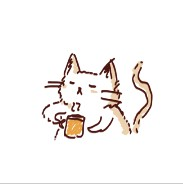
#> input picture code/python_CV/img/03.jpg, 183 x 185 px
$ python detect_img.py
#> lines starting #> are read from the running program, lines starting #| are printed output that depends on the picture; after the words box and inside, x2 and y2 are one past the last pixel; in counts of white or black regions, pixels touching at a corner belong together
import cv2 as cv
import numpy as np
import matplotlib.pyplot as plt

def stackImages(scale,imgArray):
    rows = len(imgArray)
    cols = len(imgArray[0])
    rowsAvailable = isinstance(imgArray[0], list)
    width = imgArray[0][0].shape[1]
    height = imgArray[0][0].shape[0]
    if rowsAvailable:
        for x in range ( 0, rows):
            for y in range(0, cols):
                if imgArray[x][y].shape[:2] == imgArray[0][0].shape [:2]:
                    imgArray[x][y] = cv.resize(imgArray[x][y], (0, 0), None, scale, scale)
                else:
                    imgArray[x][y] = cv.resize(imgArray[x][y], (imgArray[0][0].shape[1], imgArray[0][0].shape[0]), None, scale, scale)
                if len(imgArray[x][y].shape) == 2: imgArray[x][y]= cv.cvtColor( imgArray[x][y], cv.COLOR_GRAY2BGR)
        imageBlank = np.zeros((height, width, 3), np.uint8)
        hor = [imageBlank]*rows
        hor_con = [imageBlank]*rows
        for x in range(0, rows):
            hor[x] = np.hstack(imgArray[x])
        ver = np.vstack(hor)
    else:
        for x in range(0, rows):
            if imgArray[x].shape[:2] == imgArray[0].shape[:2]:
                imgArray[x] = cv.resize(imgArray[x], (0, 0), None, scale, scale)
            else:
                imgArray[x] = cv.resize(imgArray[x], (imgArray[0].shape[1], imgArray[0].shape[0]), None,scale, scale)
            if len(imgArray[x].shape) == 2: imgArray[x] = cv.cvtColor(imgArray[x], cv.COLOR_GRAY2BGR)
        hor= np.hstack(imgArray)
        ver = hor
    return ver

def empty(a):
    pass

def imgBGR2RGB(img):
    img = cv.cvtColor(img, cv.COLOR_BGR2RGB)
    return img


img = cv.imread("img/03.jpg")
#> img is the input picture: shape (185, 183, 3); mean B, G, R 241.7, 243.3, 246.2
img_HSV = cv.cvtColor(img, cv.COLOR_BGR2HSV)
#> img_HSV: shape (185, 183, 3); mean H, S, V 18.5, 8.8, 246.4

cv.namedWindow("example_windows")
cv.resizeWindow("example_windows", 640, 340)
cv.createTrackbar("hue_min", "example_windows", 0, 179, empty)
# cv.createTrackbar("hue_max", "example_windows", 179, 179, empty)
cv.createTrackbar("hue_max", "example_windows", 176, 179, empty)
cv.createTrackbar("sat_min", "example_windows", 0, 255, empty)
# cv.createTrackbar("sat_max", "example_windows", 255, 255, empty)
cv.createTrackbar("sat_max", "example_windows", 220, 255, empty)
# cv.createTrackbar("val_min", "example_windows", 0, 255, empty)
cv.createTrackbar("val_min", "example_windows", 89, 255, empty)
cv.createTrackbar("val_max", "example_windows", 255, 255, empty)


while(1):
    h_min = cv.getTrackbarPos("hue_min", "example_windows")
    s_min = cv.getTrackbarPos("sat_min", "example_windows")
    v_min = cv.getTrackbarPos("val_min", "example_windows")
    h_max = cv.getTrackbarPos("hue_max", "example_windows")
    s_max = cv.getTrackbarPos("sat_max", "example_windows")
    v_max = cv.getTrackbarPos("val_max", "example_windows")
    print(h_min, h_max, s_min, s_max, v_min, v_max)
    lower_array = np.array([h_min, s_min, v_min])
    upper_array = np.array([h_max, s_max, v_max])
    mask = cv.inRange(img_HSV, lower_array, upper_array)
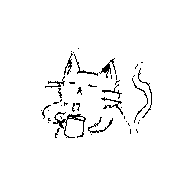
#> mask: shape (185, 183); 96.9% white; black in thin lines or dots, all inside (x1, y1, x2, y2) = (41, 48, 152, 138)
    result_img = cv.bitwise_and(img, img, mask)

    # [10 lines of commented-out code are left out]
    stack_img = stackImages(1.2, ([img_HSV, img], [mask, result_img]))
#> stack_img: shape (444, 440, 3); mean H, S, V 187.3, 185.6, 246.5
    cv.imshow("hstack_img", stack_img)

    k = cv.waitKey(1) # 注意使用 1，而非0,可以实时改变
#> (key Esc is pressed here)
    if k == "q":
        break
cv.destroyAllWindows()

$ run again, with code/python_CV/img/01.jpg copied over code/python_CV/img/03.jpg
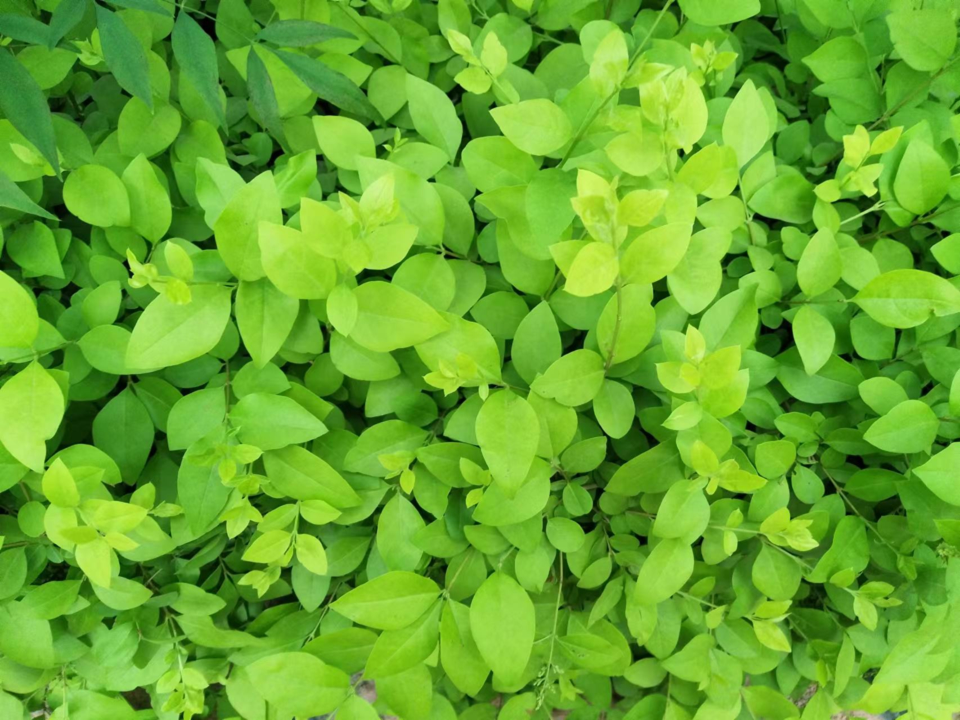
#> input picture code/python_CV/img/01.jpg, 1920 x 1440 px (shown at 1/2 size)
#> img is the input picture: shape (1440, 1920, 3); mean B, G, R 44.2, 169.9, 102.9
#> img_HSV: shape (1440, 1920, 3); mean H, S, V 46.9, 193, 169.9
#> `mask = cv.inRange(img_HSV, lower_array, upper_array)`:
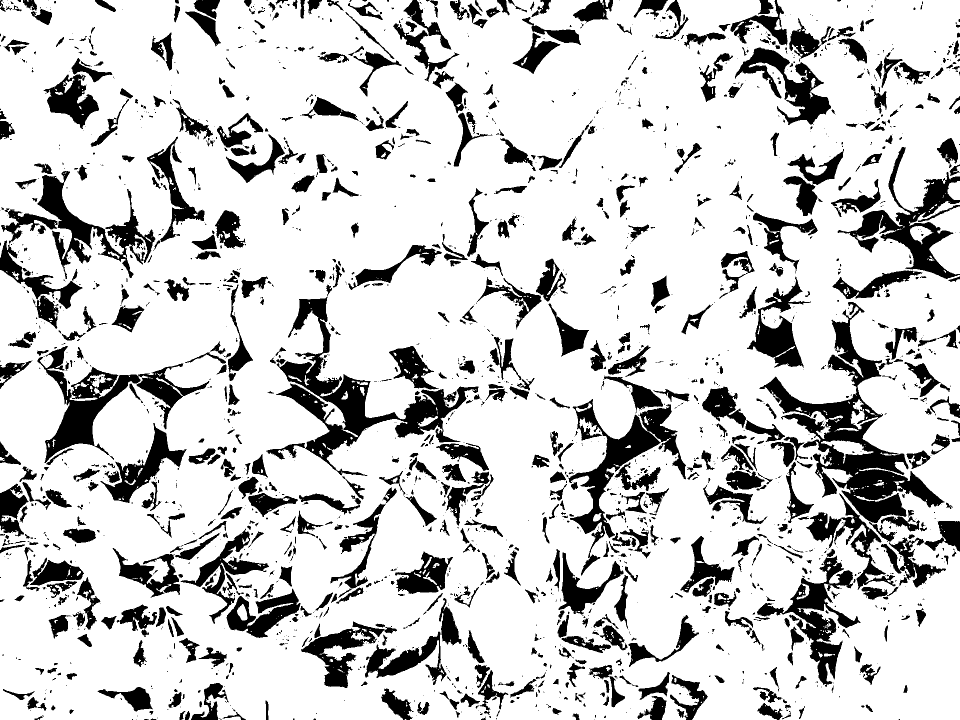
#> mask: shape (1440, 1920) (shown at 1/2 size); 80.5% white; 2278 black regions (1383 under 20 px), largest, box (x1, y1, x2, y2) and area: (1519, 604, 1889, 1046) 35643, (532, 593, 957, 952) 29379, (75, 692, 419, 926) 18126
#> stack_img: shape (3456, 4608, 3); mean H, S, V 85.1, 184.5, 145.2
